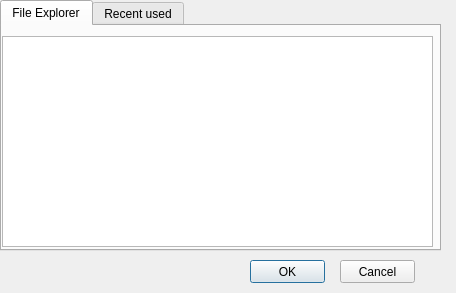
<?xml version="1.0" encoding="UTF-8"?>
<ui version="4.0">
 <class>FileExplorer</class>
 <widget class="QDialog" name="FileExplorer">
  <property name="geometry">
   <rect>
    <x>0</x>
    <y>0</y>
    <width>456</width>
    <height>293</height>
   </rect>
  </property>
  <property name="windowTitle">
   <string>Dialog</string>
  </property>
  <widget class="QTabWidget" name="tabWidget">
   <property name="geometry">
    <rect>
     <x>0</x>
     <y>0</y>
     <width>441</width>
     <height>251</height>
    </rect>
   </property>
   <property name="currentIndex">
    <number>0</number>
   </property>
   <widget class="QWidget" name="tab">
    <attribute name="title">
     <string>File Explorer</string>
    </attribute>
    <widget class="QTreeView" name="treeView">
     <property name="geometry">
      <rect>
       <x>0</x>
       <y>10</y>
       <width>431</width>
       <height>211</height>
      </rect>
     </property>
    </widget>
   </widget>
   <widget class="QWidget" name="tab_2">
    <attribute name="title">
     <string>Recent used</string>
    </attribute>
    <widget class="QListView" name="listView">
     <property name="geometry">
      <rect>
       <x>0</x>
       <y>10</y>
       <width>431</width>
       <height>211</height>
      </rect>
     </property>
    </widget>
   </widget>
  </widget>
  <widget class="QPushButton" name="pushButton">
   <property name="geometry">
    <rect>
     <x>250</x>
     <y>260</y>
     <width>75</width>
     <height>23</height>
    </rect>
   </property>
   <property name="text">
    <string>OK</string>
   </property>
  </widget>
  <widget class="QPushButton" name="pushButton_2">
   <property name="geometry">
    <rect>
     <x>340</x>
     <y>260</y>
     <width>75</width>
     <height>23</height>
    </rect>
   </property>
   <property name="text">
    <string>Cancel</string>
   </property>
  </widget>
 </widget>
 <resources/>
 <connections/>
</ui>
